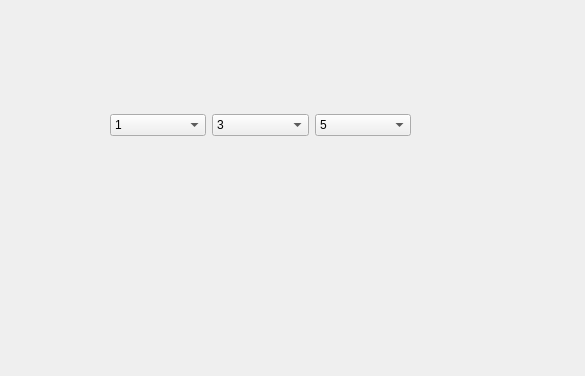
<?xml version="1.0" encoding="UTF-8"?>
<ui version="4.0">
 <class>Form</class>
 <widget class="QWidget" name="Form">
  <property name="geometry">
   <rect>
    <x>0</x>
    <y>0</y>
    <width>585</width>
    <height>376</height>
   </rect>
  </property>
  <property name="windowTitle">
   <string>Form</string>
  </property>
  <widget class="QWidget" name="">
   <property name="geometry">
    <rect>
     <x>110</x>
     <y>90</y>
     <width>301</width>
     <height>71</height>
    </rect>
   </property>
   <layout class="QHBoxLayout" name="horizontalLayout">
    <item>
     <widget class="QComboBox" name="comboBox">
      <item>
       <property name="text">
        <string>1</string>
       </property>
      </item>
      <item>
       <property name="text">
        <string>2</string>
       </property>
      </item>
     </widget>
    </item>
    <item>
     <widget class="QComboBox" name="comboBox_2">
      <item>
       <property name="text">
        <string>3</string>
       </property>
      </item>
      <item>
       <property name="text">
        <string>4</string>
       </property>
      </item>
     </widget>
    </item>
    <item>
     <widget class="QComboBox" name="comboBox_3">
      <item>
       <property name="text">
        <string>5</string>
       </property>
      </item>
      <item>
       <property name="text">
        <string>6</string>
       </property>
      </item>
     </widget>
    </item>
   </layout>
  </widget>
 </widget>
 <resources/>
 <connections/>
</ui>
